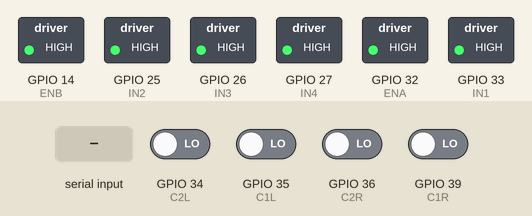
This sketch was run on a simulated ESP32. Parts: switched loads named in the sketch (green lamp = pin HIGH). Inputs (shaded band) come from the test bench; at power-on: GPIO 34 (C2L), GPIO 35 (C1L), GPIO 36 (C2R), GPIO 39 (C1R) LOW. Nothing arrives over Bluetooth unless stated.

Above: at 1.2 s.
1.3 s: "90,45\n" received over the second serial link
At 2.5 s:
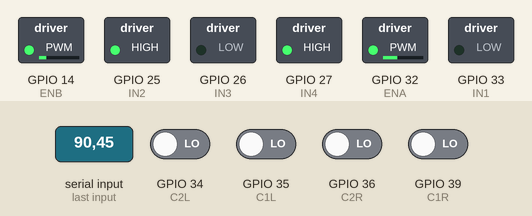
2.8 s: "30,150\n" received over the second serial link
At 3.7 s:
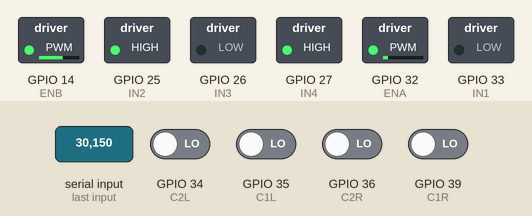
4.3 s: "2\n" received over the second serial link
At 4.8 s:
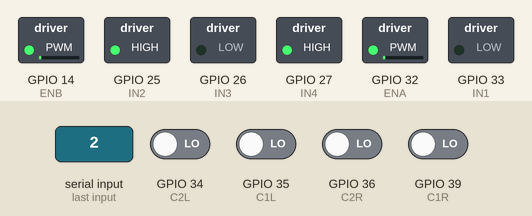
5.8 s: "90\n" received over the second serial link
At 7.0 s:
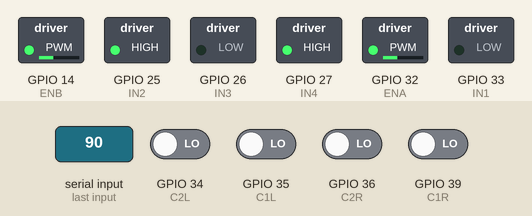
7.3 s: "0\n" received over the second serial link
At 8.2 s:
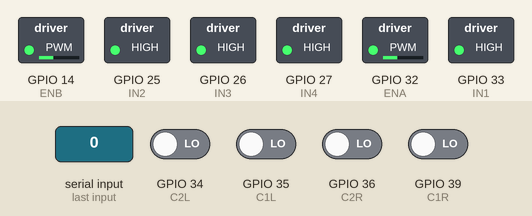
8.8 s: "200\n" received over the second serial link
At 9.4 s:
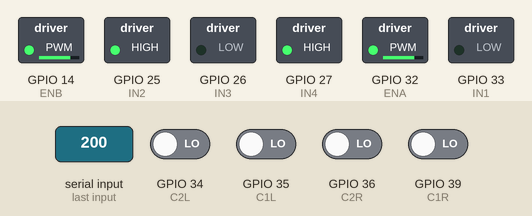
Timing chart, 0 to 11.3 s (numbered marks = the images above; inputs shaded):
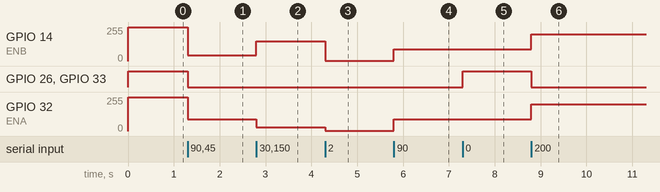

Measured:
- after the input at 1.3 s, GPIO 14 (ENB): 255/255 → 45/255 at once; GPIO 26 (IN3), GPIO 33 (IN1): HIGH → LOW at once; GPIO 32 (ENA): 255/255 → 90/255 at once
- after the input at 2.8 s, GPIO 14 (ENB): 45/255 → 149/255 at once; GPIO 32 (ENA): 90/255 → 30/255 at once
- after the input at 4.3 s, GPIO 14 (ENB): 149/255 → 2/255 at once; GPIO 32 (ENA): 30/255 → 2/255 at once
- after the input at 5.8 s, GPIO 14 (ENB), GPIO 32 (ENA): 2/255 → 90/255 at once
- after the input at 7.3 s, GPIO 26 (IN3), GPIO 33 (IN1): LOW → HIGH at once
- after the input at 8.8 s, GPIO 14 (ENB), GPIO 32 (ENA): 90/255 → 199/255 at once; GPIO 26 (IN3), GPIO 33 (IN1): HIGH → LOW at once

The sketch:

Test_de_velocidad.ino
```cpp
// NOTA: VELOCIDAD ES EN RAD/S
// CAMBIOS
// BluetoothSerial: libreria para mandar datos a ESP32
// Tiempo de muestro: controlar la frecuencia con la que se envían las mediciones de velocidades angulares a través de Bluetooth
// Comunicacion serial: permite recibir datos a través de Bluetooth
// Driver L298N: Se agregaron definiciones de pines y configuraciones para el control de motores utilizando el driver L298N.
//// Se añadieron funciones (parar, giroAntihorario, giroHorario) para controlar la dirección y velocidad de cada motor.
// Canales PWM (channelMotorR y channelMotorL)
// Variables de Control: Se añadieron variables para controlar la velocidad (cvR y cvL) y la velocidad angular (wR y wL) de cada motor.
// constValue: Se agregó la constante para calcular las velocidades angulares a partir de los pulsos del encoder.
// Se anadiero configuraciones de pines para los motores (IN1, IN2, IN3, IN4, ENA, ENB)
// Recepción y Procesamiento de Datos: Se agregó un bloque en el bucle loop() para recibir y procesar datos a través de Bluetooth, controlando así las velocidades de los motores.

#include "BluetoothSerial.h"

#if !defined(CONFIG_BT_ENABLED) || !defined(CONFIG_BLUEDROID_ENABLED)
#error Bluetooth is not enabled! Please run `make menuconfig` to and enable it
#endif

BluetoothSerial SerialBT;  // Inicialización de la comunicación Bluetooth

///////////////////// COMUNICACION SERIAL ////////////////
String inputString = "";
bool stringComplete = false;
const char separator = ',';
const int dataLength = 2; // Recibimos dos datos
int datos[dataLength];

//////////////////////MOTOR DERECHO///////////////////////////////
const int    C1R = 39;    // Entrada de la señal A del encoder C1(cable amarillo)
const int    C2R = 36;    // Entrada de la señal B del encoder C2(cable verde)

// Encoder derecho
volatile int nR = 0;       // Contador de pulsos del encoder derecho
volatile int antR = 0;     // Estado anterior del encoder derecho
volatile int actR = 0;     // Estado actual del encoder derecho

// Driver derecho
const int   ENA = 32;
const int   IN1 = 33;
const int   IN2 = 25;

int channelMotorR = 0;

// Variables derecho
int cvR = 0; // ciclo de trabajo de pwm
double wR = 0; // radianes por segundo

//////////////////////MOTOR IZQUIERDO///////////////////////////////
const int    C1L = 35;                  // Entrada de la señal A del encoder.
const int    C2L = 34;                  // Entrada de la señal B del encoder.

// Encoder izquierdo
volatile int nL = 0;       // Contador de pulsos del encoder izquierdo
volatile int antL = 0;     // Estado anterior del encoder izquierdo
volatile int actL = 0;     // Estado actual del encoder izquierdo

// Driver izquierdo
const int IN3 = 26;
const int IN4 = 27;
const int ENB = 14;

int channelMotorL = 1;

// Variables izquierdo
int cvL = 0;
double wL = 0;

/////////////////////// TIEMPO DE MUESTREO /////////////////////
unsigned long lastTime = 0, sampleTime = 100;

//////// VARIABLES PARA CALCULAR VELOCIDADES ANGULARES /////////
double constValue = 4.1975; // (1000*2*pi)/R ---> R = 1496.88 - 350RPM Resolucion encoder cuadruple

// Configuracion de las salidas pwm
const int freq = 10000;
const int resolution = 8; // 8 bits

/////////////////////// INTERRUPCIONES //////////////////////
void IRAM_ATTR encoderR()
{
  antR = actR;  // Actualizamos el estado anterior

  // Leemos las señales A y B del encoder derecho y actualizamos el estado actual
  if (digitalRead(C2R)) bitSet(actR, 0); else bitClear(actR, 0);
  if (digitalRead(C1R)) bitSet(actR, 1); else bitClear(actR, 1);

  // Lógica para determinar el sentido de giro y actualizar el contador de pulsos
  if (antR == 2 && actR == 0) nR--;
  if (antR == 0 && actR == 1) nR--;
  if (antR == 3 && actR == 2) nR--;
  if (antR == 1 && actR == 3) nR--;

  if (antR == 1 && actR == 0) nR++;
  if (antR == 3 && actR == 1) nR++;
  if (antR == 0 && actR == 2) nR++;
  if (antR == 2 && actR == 3) nR++;
}

void IRAM_ATTR encoderL()
{
  antL = actL;  // Actualizamos el estado anterior

  // Leemos las señales A y B del encoder izquierdo y actualizamos el estado actual
  if (digitalRead(C2L)) bitSet(actL, 0); else bitClear(actL, 0);
  if (digitalRead(C1L)) bitSet(actL, 1); else bitClear(actL, 1);

  // Lógica para determinar el sentido de giro y actualizar el contador de pulsos
  if (antL == 2 && actL == 0) nL++;
  if (antL == 0 && actL == 1) nL++;
  if (antL == 3 && actL == 2) nL++;
  if (antL == 1 && actL == 3) nL--;

  if (antL == 1 && actL == 0) nL--;
  if (antL == 3 && actL == 1) nL--;
  if (antL == 0 && actL == 2) nL--;
  if (antL == 2 && actL == 3) nL--;
}

void setup()
{
  SerialBT.begin("Robot_movil_autonomo_esp32");  // Inicialización de la comunicación Bluetooth con el nombre del dispositivo

  // Configuración de los pines como entradas
  pinMode(C1R, INPUT);
  pinMode(C2R, INPUT);
  pinMode(C1L, INPUT);
  pinMode(C2L, INPUT);

  pinMode(IN1, OUTPUT);
  pinMode(IN2, OUTPUT);
  pinMode(IN3, OUTPUT);
  pinMode(IN4, OUTPUT);

  // Configuración del driver derecho
  ledcSetup(channelMotorR,freq, resolution);
  ledcAttachPin(ENA,channelMotorR);

  // Configuración del driver izquierdo
  ledcSetup(channelMotorL,freq, resolution);
  ledcAttachPin(ENB,channelMotorL);

  // Detenemos ambos motores
  parar(IN1,IN2,ENA);
  parar(IN4,IN3,ENB);

  // Configuración de las interrupciones
  attachInterrupt(C1R, encoderR, CHANGE);
  attachInterrupt(C2R, encoderR, CHANGE);

  attachInterrupt(C1L, encoderL, CHANGE);
  attachInterrupt(C2L, encoderL, CHANGE);

  lastTime = millis();  // Inicialización del tiempo de muestreo
}

void loop()
{
  if(SerialBT.available()) serialEvent();

  ////////// SI RECIBE DATOS /////////////
  if (stringComplete)
  {
    // Parseamos los datos recibidos
    for (int i = 0; i < dataLength ; i++)
    {
      int index = inputString.indexOf(separator);
      datos[i] = inputString.substring(0, index).toInt();
      inputString = inputString.substring(index + 1);
    }

    // Control de dirección y velocidad del motor derecho
    cvR = datos[0];
    if (cvR > 0) {
      giroHorario(IN1, IN2, channelMotorR, cvR);
    } else if (cvR < 0) {
      giroAntihorario(IN1, IN2, channelMotorR, abs(cvR));
    } else {
      parar(IN1, IN2, channelMotorR);
    }

    // Control de velocidad del motor izquierdo
    cvL = datos[1];
    // Control de dirección y velocidad del motor izquierdo
    if (cvL > 0) {
      giroAntihorario(IN4, IN3, channelMotorL, cvL);
    } else if (cvL < 0) {
      giroHorario(IN4, IN3, channelMotorL, abs(cvL));
    } else {
      parar(IN4, IN3, channelMotorL);
    }

    inputString = "";
    stringComplete = false;
  }

  // Cálculo y envío de velocidades angulares
  if (millis() - lastTime >= sampleTime)
  {
    wR = constValue * nR / (millis() - lastTime); // Velocidad angular del lado derecho [rad/s]
    wL = constValue * nL / (millis() - lastTime); // Velocidad angular del lado izquierdo [rad/s]
    lastTime = millis();
    nR = 0;
    nL = 0;

    SerialBT.print("Velocidad derecha: ");
    SerialBT.print(wR);
    SerialBT.print(", Velocidad izquierda: ");
    SerialBT.println(wL);
  }
}

/////////////// RECEPCION DE DATOS /////////////////////
void serialEvent() {
  while (SerialBT.available()) {
    char inChar = (char)SerialBT.read();
    inputString += inChar;
    if (inChar == '\n') {
      stringComplete = true;
    }
  }
}

// Función para detener el motor
void parar(int _in1, int _in2, int _en)
{
  digitalWrite(_in1, HIGH);
  digitalWrite(_in2, HIGH);
  digitalWrite(_en, HIGH);
}

// Función para girar en sentido antihorario
void giroAntihorario(int _in1, int _in2, int _en, int cv)
{
  digitalWrite(_in1, HIGH);
  digitalWrite(_in2, LOW);
  ledcWrite(_en, cv);
}

// Función para girar en sentido horario
void giroHorario(int _in1, int _in2, int _en, int cv)
{
  digitalWrite(_in1, LOW);
  digitalWrite(_in2, HIGH);
  ledcWrite(_en, cv);
}
```
